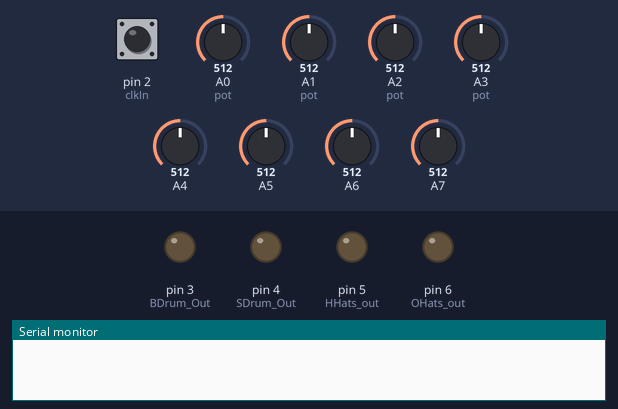
Simulated run of this sketch. Board: Arduino Nano, built with avr-gcc and run on an emulated ATmega328P. Shown: output pins drawn as LEDs (lit = HIGH), the last lines printed to the serial monitor. Dashed ring = blinking. The test bench sets the inputs (shaded band); at power-on: pin 2 (clkIn) HIGH, A0 (pot) = 512, A1 (pot) = 512, A2 (pot) = 512, A3 (pot) = 512, A4 = 512, A5 = 512, A6 = 512, A7 = 512.

Above: at 1.2 s.
1.3 s: pin 2 (clkIn) pulsed LOW 5 times (0.12 s each, 0.3 s apart)
At 3.2 s:
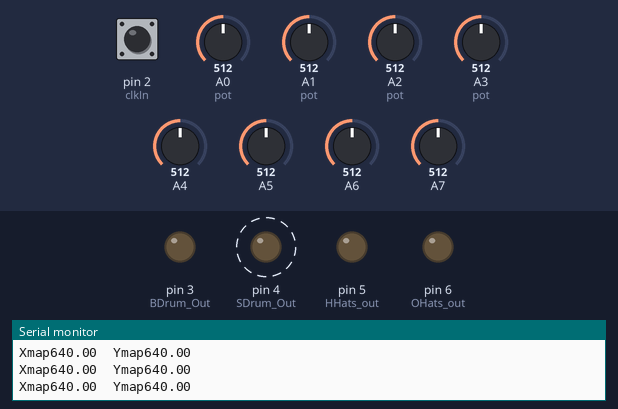
4.3 s: pin 2 (clkIn) pulsed LOW 5 times (0.12 s each, 0.3 s apart)
At 6.5 s:
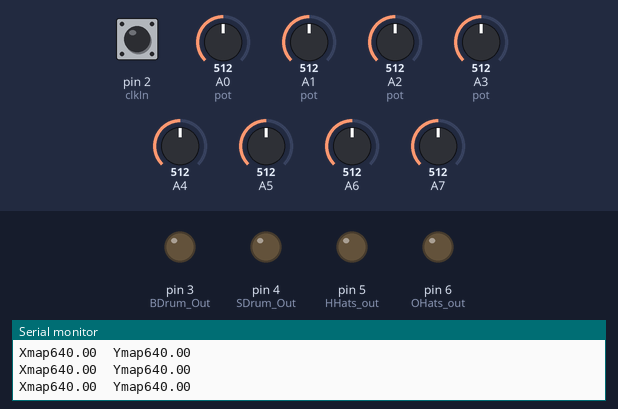
Timing chart, 0 to 8.0 s (numbered marks = the images above; inputs shaded):
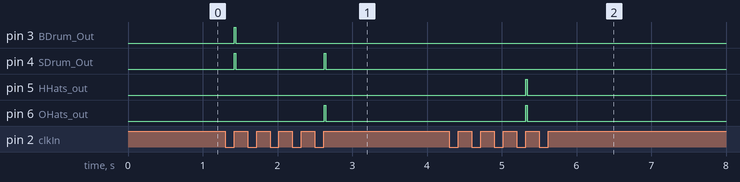

Measured:
- after the input at 1.3 s, pin 3 (BDrum_Out): LOW → HIGH after 0.12 s, → LOW 0.02 s later; pin 4 (SDrum_Out): alternates HIGH for 0.02 s and LOW for 1.2 s, starting after 0.12 s; pin 6 (OHats_out): LOW → HIGH after 1.3 s, → LOW 0.02 s later
- after the input at 4.3 s, pin 5 (HHats_out), pin 6 (OHats_out): LOW → HIGH after 1.0 s, → LOW 0.02 s later

The sketch:

Sequei_01_11_2018.ino
```cpp
//Arduino Trigger Sequencer bases on Mutable Instruments Anushri and Grids by Thopa 2018 djthopa@djthopa.net
//
// 4 trigger Channels synced to Analog Clock

//Special thanks to:
//Olivier Gillet (olivier@mutable-instruments.net)

//Honza Hrubes /aka ashimoke ashimoke@gmail.com

//Geert @ http://Goltstein.nl

//Darwin Grosse @  (www.20objects.com).

///////////////////////////////////////////////////////////////////////////////////////////////////////////

// Controls:

//Bass drum density pot  ---> A0
//Snare drum density pot ---> A1
//HiHat density pot      ---> A2
//OhHat density pot      ---> A3

//X coordinate           ---> A4
//Y coordinate           ---> A5

//Control Voltage over X coordinate          ---> A6
//Control Voltage over Y coordinate          ---> A7
// TO DO :

// Add cv control over Density & X - Y Coordinates
// Reset seems to be not working properly


//// copied from grids

int BDcluster1[16] = {255, 0, 0, 0, 0, 0, 145, 0, 0, 0, 0, 0, 218, 0, 0, 0 };
int SDcluster1[16] = {72, 0, 36, 0, 182, 0, 0, 0, 109, 0, 0, 0, 72, 0, 0, 0 };
int HHcluster1[16] = {36, 0, 109, 0, 0, 0, 8, 0, 255, 0, 0, 0, 0, 0, 72, 0 };
int OHcluster1[16] = {0, 0, 182, 0, 0, 0, 36, 0, 218, 0, 0, 0, 145, 0, 0, 0 };

int BDcluster2[16] = {229, 0, 25, 0, 102, 0, 25, 0, 204, 0, 25, 0, 76, 0, 8, 0 };
int SDcluster2[16] = {255, 0, 8, 0, 51, 0, 25, 0, 178, 0, 25, 0, 153, 0, 127, 0 };
int HHcluster2[16] = {28, 0, 198, 0, 56, 0, 56, 0, 226, 0, 28, 0, 141, 0, 28, 0 };
int OHcluster2[16] = {28, 0, 170, 0, 28, 0, 28, 0, 255, 0, 113, 0, 85, 0, 85, 0 };

int BDcluster3[16] = {255, 0, 0, 0, 127, 0, 0, 0, 0, 0, 102, 0, 0, 0, 229, 0 };
int SDcluster3[16] = {0, 0, 178, 0, 204, 0, 0, 0, 76, 0, 51, 0, 153, 0, 25, 0 };
int HHcluster3[16] = {0, 0, 127, 0, 0, 0, 0, 0, 255, 0, 191, 0, 31, 0, 63, 0 };
int OHcluster3[16] = {0, 0, 95, 0, 0, 0, 0, 0, 223, 0, 0, 0, 31, 0, 159, 0 };

int BDcluster4[16] = {255, 0, 212, 0, 63, 0, 0, 0, 106, 0, 148, 0, 85, 0, 127, 0 };
int SDcluster4[16] = {191, 0, 21, 0, 233, 0, 0, 0, 21, 0, 170, 0, 0, 0, 42, 0 };
int HHcluster4[16] = {0, 0, 0, 0, 141, 0, 113, 0, 255, 0, 198, 0, 0, 0, 56, 0 };
int OHcluster4[16] = {0, 0, 85, 0, 56, 0, 28, 0, 226, 0, 28, 0, 170, 0, 56, 0 };

int BDcluster5[16] = {255, 0, 31, 0, 63, 0, 63, 0, 127, 0, 95, 0, 191, 0, 63, 0 };
int SDcluster5[16] = {223, 0, 31, 0, 159, 0, 63, 0, 31, 0, 63, 0, 95, 0, 31, 0 };
int HHcluster5[16] = {8, 0, 0, 0, 95, 0, 63, 0, 255, 0, 0, 0, 127, 0, 0, 0 };
int OHcluster5[16] = {8, 0, 0, 0, 159, 0, 63, 0, 255, 0, 223, 0, 191, 0, 31, 0 };

int BDcluster6[16] = {255, 0, 51, 0, 25, 0, 76, 0, 0, 0, 0, 0, 102, 0, 0, 0 };
int SDcluster6[16] = {204, 0, 229, 0, 0, 0, 178, 0, 0, 0, 153, 0, 127, 0, 8, 0 };
int HHcluster6[16] = {178, 0, 127, 0, 153, 0, 204, 0, 255, 0, 0, 0, 25, 0, 76, 0 };
int OHcluster6[16] = {102, 0, 51, 0, 0, 0, 0, 0, 229, 0, 25, 0, 25, 0, 204, 0 };

int BDcluster7[16] = {255, 0, 0, 0, 223, 0, 0, 0, 31, 0, 8, 0, 127, 0, 0, 0 };
int SDcluster7[16] = {95, 0, 0, 0, 159, 0, 0, 0, 95, 0, 63, 0, 191, 0, 0, 0 };
int HHcluster7[16] = {51, 0, 204, 0, 0, 0, 102, 0, 255, 0, 127, 0, 8, 0, 178, 0 };
int OHcluster7[16] = {25, 0, 229, 0, 0, 0, 76, 0, 204, 0, 153, 0, 51, 0, 25, 0 };

int BDcluster8[16] = {223, 0, 0, 0, 63, 0, 0, 0, 95, 0, 0, 0, 223, 0, 31, 0 };
int SDcluster8[16] = {255, 0, 0, 0, 159, 0, 0, 0, 127, 0, 31, 0, 191, 0, 31, 0 };
int HHcluster8[16] = {0, 0, 0, 0, 109, 0, 0, 0, 218, 0, 0, 0, 182, 0, 72, 0 };
int OHcluster8[16] = {8, 0, 36, 0, 145, 0, 36, 0, 255, 0, 8, 0, 182, 0, 72, 0 };

int BDcluster9[16] = {255, 0, 0, 0, 218, 0, 0, 0, 36, 0, 0, 0, 218, 0, 0, 0 };
int SDcluster9[16] = {182, 0, 109, 0, 255, 0, 0, 0, 0, 0, 0, 0, 145, 0, 72, 0 };
int HHcluster9[16] = {159, 0, 0, 0, 31, 0, 127, 0, 255, 0, 31, 0, 0, 0, 95, 0 };
int OHcluster9[16] = {8, 0, 0, 0, 191, 0, 31, 0, 255, 0, 31, 0, 223, 0, 63, 0 };

int BDfreq = 0;
int SDfreq = 0;
int HHfreq = 0;
int OHfreq = 0; // variables for storing drum density

float Xmap = 0;
float Ymap = 0;                          // coordinates of the 2D pattern map

//  variables for interrupt handling of the clock input
volatile int clkState = LOW;


byte reset_current;
byte reset_previous;

int tempo = 120;

const int clkIn = 2;           // the digital (clock) input
const int rstClkIn = 7;       // The Reset Clock Input // Need to change this to 7 as used on Euclidean template
const int trigTime = 25;       // 25 ms trigger timing

unsigned long digMilli[2] = {0, 0};  // a place to store millis()


const int BDrum_Out = 3;
const int SDrum_Out = 4;
const int HHats_out = 5;
const int OHats_out = 6;


int Position = 0;

int Sector = 0;                          // I have no idea what I'm doing... but it works... in a way.
float BDrum = 0;
float SDrum = 0;
float HHats = 0;
float OHats = 0;

int tempoLED = 13;


void setup() {

  Serial.begin(9600);

  // set up the digital (clock) input
  pinMode(clkIn, INPUT);

  pinMode(rstClkIn, INPUT_PULLUP);

  /// Setup the Drum Out Pins

  pinMode(BDrum_Out, OUTPUT);
  digitalWrite(BDrum_Out, LOW);

  pinMode(SDrum_Out, OUTPUT);
  digitalWrite(SDrum_Out, LOW);

  pinMode(HHats_out, OUTPUT);
  digitalWrite(HHats_out, LOW);

  pinMode(OHats_out, OUTPUT);
  digitalWrite(OHats_out, LOW);

  pinMode(A6, INPUT);
  pinMode(A7, INPUT);


  // Note: Interrupt 0 is for pin 2 (clkIn)
  attachInterrupt(0, isr, RISING);
}

void isr()
{
  clkState = HIGH;
}


void loop() {


  if (clkState == HIGH) {

    clkState = LOW;
    digMilli[0] = millis();
    //tempo = analogRead(0) >> 7;

    //

    BDfreq = analogRead(A0);                              // read bass drum density pot
    BDfreq = map(BDfreq, 0, 1023, 255, 0);                // remap it to values similar to those in cluster configurations
    SDfreq = analogRead(A1);                              // read snare drum density pot
    SDfreq = map(SDfreq, 0, 1023, 255, 0);                // remap it to values similar to those in cluster configurations
    HHfreq = analogRead(A2);                              // read hi hat density pot
    HHfreq = map(HHfreq, 0, 1023, 255, 0);                // remap it to values similar to those in cluster configurations
    OHfreq = analogRead(A3);                              // read hi hat density pot
    OHfreq = map(OHfreq, 0, 1023, 255, 0);                // remap it to values similar to those in cluster configurations

    // read the X-pot for cluster navigation
    Xmap = analogRead(A4) + ((analogRead(A6) >> 2));     //Added External Cv control
    Serial.print("Xmap");
    Serial.print(Xmap);
    Xmap = map(Xmap, 0, 1023, -100, 100);                 // remap around zero

    // read the Y-pot for cluster navigation
    Ymap = analogRead(A5) + ((analogRead(A7) >> 2));       //Added External Cv control
    Serial.print("  Ymap");
    Serial.println(Ymap);
    Ymap = map(Ymap, 0, 1023, -100, 100);                   // remap around zero

    if (Xmap < 0 && Ymap < 0) Sector = 1;
    if (Xmap < 0 && Ymap > 0) Sector = 2;
    if (Xmap >= 0 && Ymap >= 0) Sector = 3;
    if (Xmap >= 0 && Ymap <= 0) Sector = 4;               // determine sector - which 4 clusters do we want to interpolate

    Xmap = abs(Xmap / 100);
    Ymap = abs(Ymap / 100);                               // get rid off negative values and make it smaller


    if (Sector == 1) {
      SDrum = ( ( (SDcluster1[Position] * Xmap) + (SDcluster2[Position] * (1 - Xmap) ) ) * Ymap ) + ( ( (SDcluster4[Position] * Xmap) + (SDcluster5[Position] * (1 - Xmap) ) ) * ( 1 - Ymap) );
      BDrum = ( ( (BDcluster1[Position] * Xmap) + (BDcluster2[Position] * (1 - Xmap) ) ) * Ymap ) + ( ( (BDcluster4[Position] * Xmap) + (BDcluster5[Position] * (1 - Xmap) ) ) * ( 1 - Ymap) );
      HHats = ( ( (HHcluster1[Position] * Xmap) + (HHcluster2[Position] * (1 - Xmap) ) ) * Ymap ) + ( ( (HHcluster4[Position] * Xmap) + (HHcluster5[Position] * (1 - Xmap) ) ) * ( 1 - Ymap) );
      OHats = ( ( (OHcluster1[Position] * Xmap) + (OHcluster2[Position] * (1 - Xmap) ) ) * Ymap ) + ( ( (OHcluster4[Position] * Xmap) + (OHcluster5[Position] * (1 - Xmap) ) ) * ( 1 - Ymap) );
    }

    if (Sector == 2) {
      SDrum = ( ( (SDcluster4[Position] * Xmap) + (SDcluster5[Position] * (1 - Xmap) ) ) * (1 - Ymap ) ) + ( ( (SDcluster7[Position] * Xmap) + (SDcluster8[Position] * (1 - Xmap) ) ) * Ymap );
      BDrum = ( ( (BDcluster4[Position] * Xmap) + (BDcluster5[Position] * (1 - Xmap) ) ) * (1 - Ymap ) ) + ( ( (BDcluster7[Position] * Xmap) + (BDcluster8[Position] * (1 - Xmap) ) ) * Ymap );
      HHats = ( ( (HHcluster4[Position] * Xmap) + (HHcluster5[Position] * (1 - Xmap) ) ) * (1 - Ymap ) ) + ( ( (HHcluster7[Position] * Xmap) + (HHcluster8[Position] * (1 - Xmap) ) ) * Ymap );
      OHats = ( ( (OHcluster4[Position] * Xmap) + (OHcluster5[Position] * (1 - Xmap) ) ) * (1 - Ymap ) ) + ( ( (OHcluster7[Position] * Xmap) + (OHcluster8[Position] * (1 - Xmap) ) ) * Ymap );
    }

    if (Sector == 3) {
      SDrum = ( ( (SDcluster5[Position] * ( 1 - Xmap ) ) + (SDcluster6[Position] * Xmap ) ) * ( 1 - Ymap ) ) + ( ( (SDcluster8[Position] * ( 1 - Xmap )) + (SDcluster9[Position] * Xmap ) ) * Ymap );
      BDrum = ( ( (BDcluster5[Position] * ( 1 - Xmap ) ) + (BDcluster6[Position] * Xmap ) ) * ( 1 - Ymap ) ) + ( ( (BDcluster8[Position] * ( 1 - Xmap )) + (BDcluster9[Position] * Xmap ) ) * Ymap );
      HHats = ( ( (HHcluster5[Position] * ( 1 - Xmap ) ) + (HHcluster6[Position] * Xmap ) ) * ( 1 - Ymap ) ) + ( ( (HHcluster8[Position] * ( 1 - Xmap )) + (HHcluster9[Position] * Xmap ) ) * Ymap );
      OHats = ( ( (OHcluster5[Position] * ( 1 - Xmap ) ) + (OHcluster6[Position] * Xmap ) ) * ( 1 - Ymap ) ) + ( ( (OHcluster8[Position] * ( 1 - Xmap )) + (OHcluster9[Position] * Xmap ) ) * Ymap );
    }

    if (Sector == 4) {
      SDrum = ( ( (SDcluster2[Position] * ( 1 - Xmap ) ) + (SDcluster3[Position] * Xmap ) ) * Ymap ) + ( ( (SDcluster5[Position] * ( 1 - Xmap ) ) + (SDcluster6[Position] * Xmap ) ) * ( 1 - Ymap) );
      BDrum = ( ( (BDcluster2[Position] * ( 1 - Xmap ) ) + (BDcluster3[Position] * Xmap ) ) * Ymap ) + ( ( (BDcluster5[Position] * ( 1 - Xmap ) ) + (BDcluster6[Position] * Xmap ) ) * ( 1 - Ymap) );
      HHats = ( ( (HHcluster2[Position] * ( 1 - Xmap ) ) + (HHcluster3[Position] * Xmap ) ) * Ymap ) + ( ( (HHcluster5[Position] * ( 1 - Xmap ) ) + (HHcluster6[Position] * Xmap ) ) * ( 1 - Ymap) );
      OHats = ( ( (OHcluster2[Position] * ( 1 - Xmap ) ) + (OHcluster3[Position] * Xmap ) ) * Ymap ) + ( ( (OHcluster5[Position] * ( 1 - Xmap ) ) + (OHcluster6[Position] * Xmap ) ) * ( 1 - Ymap) );
    }

    ///////////////////////////////// above are the equations for interpolating between values. Nothing fancy.


    if (BDrum > BDfreq) digitalWrite(BDrum_Out, HIGH);


    if (SDrum > SDfreq) digitalWrite(SDrum_Out, HIGH);


    if (HHats > HHfreq) digitalWrite(HHats_out, HIGH);


    if (OHats > OHfreq) digitalWrite(OHats_out, HIGH);


    Position = Position + 1;                                    // increase the step count

    digitalWrite(tempoLED, HIGH);                               // blink led every step
    delay(20);
    digitalWrite(tempoLED, LOW);

    //delay(tempo);                                               // step lenght


    // Turn the off the Digital Outs
    for (int i = 0; i < 2; i++) {
      if ((millis() - digMilli[i] > trigTime)) {
        digitalWrite(BDrum_Out, LOW);
        digitalWrite(SDrum_Out, LOW);
        digitalWrite(HHats_out, LOW);
        digitalWrite(OHats_out, LOW);
      }
    }

    if (Position > 16) {// This resets to step 1
      Position = 0;

      reset_current = digitalRead(rstClkIn);

      if (reset_current != reset_previous) {
        reset_previous = reset_current;

        if (reset_current == 1) {
          Position = 0;
        }


        // Read the Pot Values for debugging // Comment out if not Debugging

        // Serial.print(analogRead(0));   // print the A2 input
        //Serial.print('\t');            // print a tab character
        //Serial.print(analogRead(1));   // print the A2 input
        //Serial.print('\t');            // print a tab character
        //Serial.print(analogRead(2));   // print the A2 input
        //Serial.print('\t');            // print a tab character
        //Serial.print(analogRead(3));   // print the A3 input
        //Serial.print('\t');            // print a tab character
        //Serial.print(analogRead(4));   // print the A3 input
        //Serial.print('\t');            // print a tab character
        //Serial.print(analogRead(5));   // print the A3 input
        //Serial.println();              // line feed
      }
    }
  }
}
```
